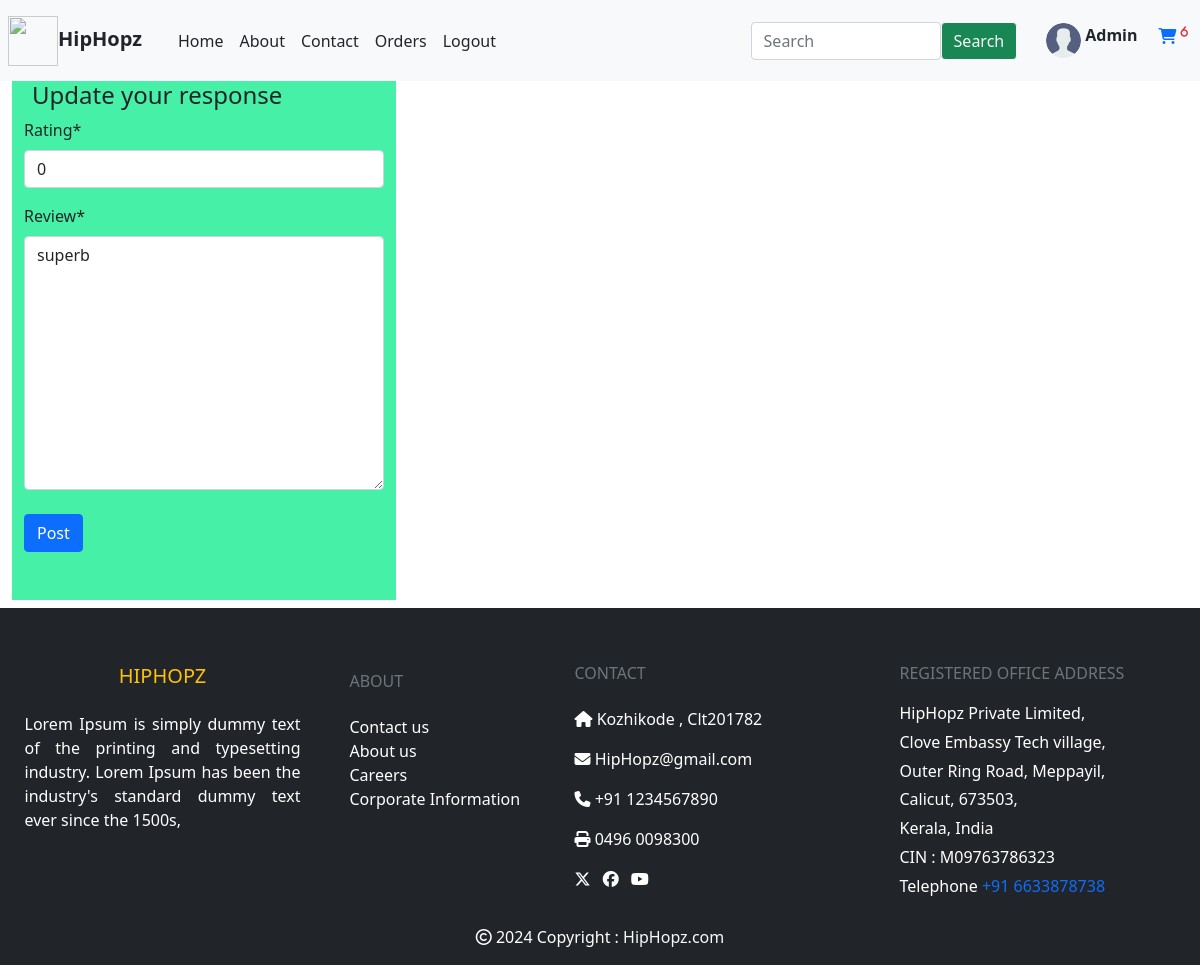
Before: /edit_review/16 (signed in) with the older database file.
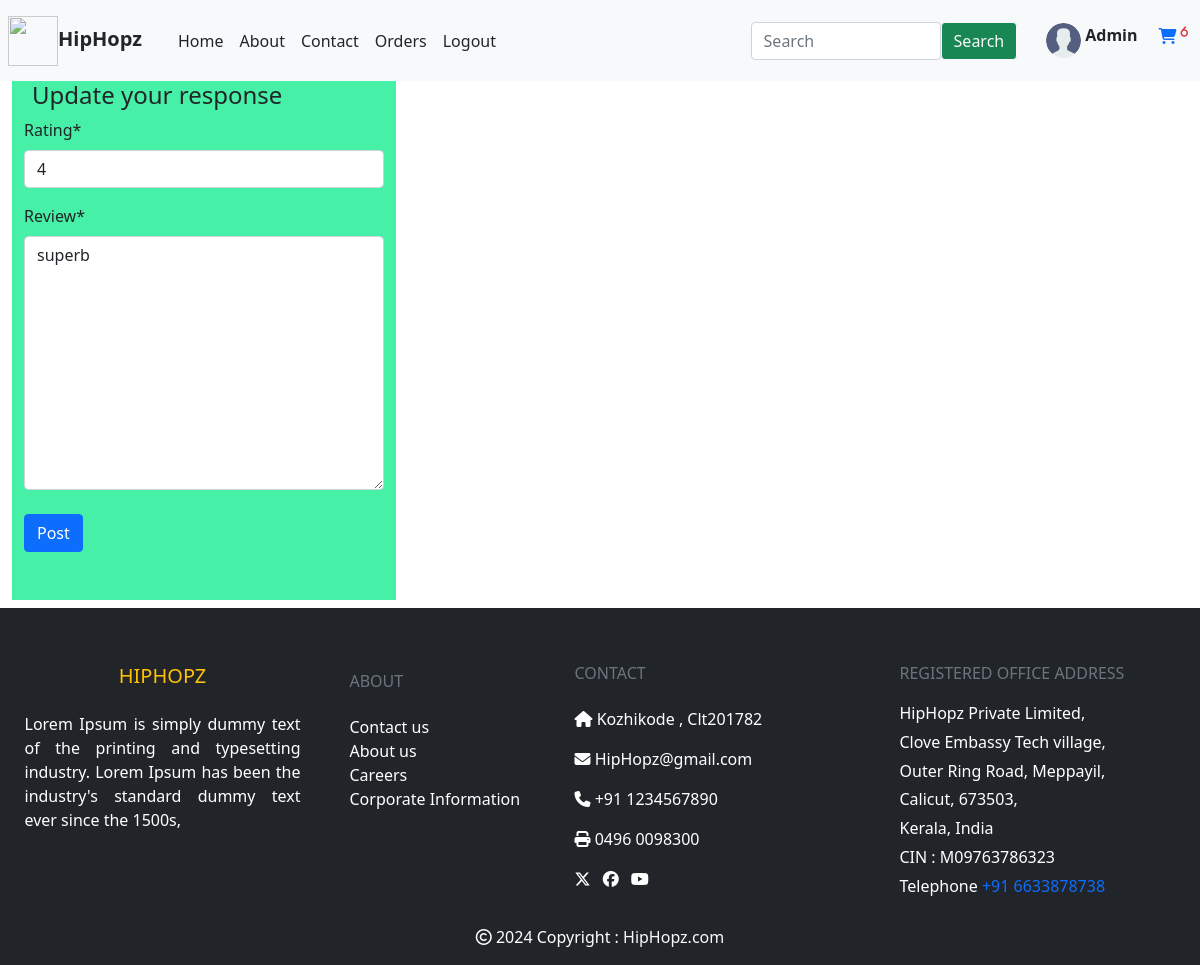
After: the same page with the newer database file.
### shop/models.py (models this page shows)
class Reviews(models.Model):
    user=models.ForeignKey(CustomUser,on_delete=models.CASCADE)
    rating=models.IntegerField(validators=[MaxValueValidator(100), MinValueValidator(0)])
    review=models.TextField()
    product=models.ForeignKey(Product,on_delete=models.CASCADE)
    likes=models.IntegerField(default=0)

### shop/views.py (the view)
# urls.py: path('edit_review/<int:p>',views.Edit_Review,name='edit_review'),
def Edit_Review(request,p):
    review=Reviews.objects.get(id=p)
    if request.method=='POST':
        review_form=ReviewForm(request.POST,request.FILES,instance=review)
        if review_form.is_valid():
            review_form.save()
            return Details(request,p=review.product.id)
    review_form=ReviewForm(instance=review)
    return render(request,template_name='review_edit.html',context={'review_form':review_form})

### shop/forms.py
class ReviewForm(forms.ModelForm):
    class Meta:
        fields=['rating','review']
        model=Reviews
    def __init__(self, *args, **kwargs):
        super(ReviewForm, self).__init__(*args, **kwargs)
        self.fields['rating'].widget.attrs['min'] = 0
        self.fields['rating'].widget.attrs['max'] = 5

### cart/context_processors.py (called while the page is built)
def Cart_Total(request):
    t = 0
    if request.user.is_authenticated:
        user=request.user
        try:
            cart_item=UserCart.objects.filter(user=user)
            for i in cart_item:
                t += i.quantity
        except:
            t = 0
    return {'cart_count':t}

### templates/review_edit.html (shortened to what this page needs)
{% extends 'base.html'%}
{% block body %}
{% load crispy_forms_tags %}
<div class="container-fluid row">
    <div class="col-md-4" style="background-color:#46f0a6;">
        <h4 style="text-align:left;" class="ms-2">Update your response</h4>
        <form method="post" class="mb-5">
            <div>
                <table>
                    {{review_form|crispy}}
                </table>
            </div>
            <div>
            <input type="submit"  class="btn btn-primary mt-2" value="Post">
            </div>
        </form>
    </div>
</div>
{% endblock %}

Changed rows visible on the page:
changed Reviews "superb": rating "0" → "4"
